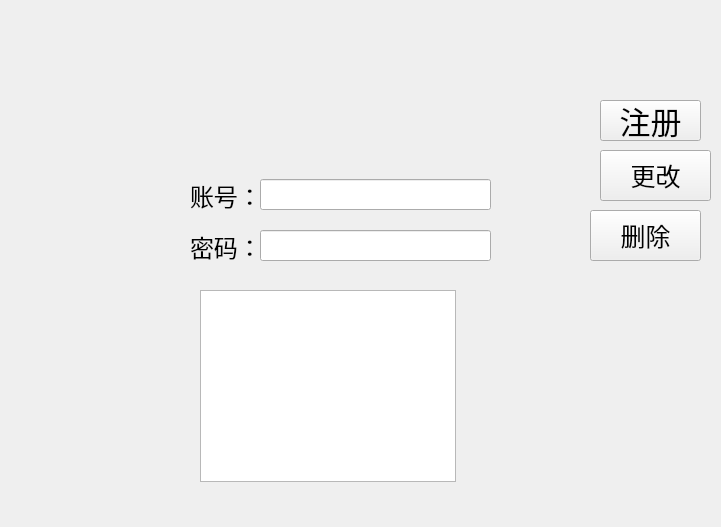
<?xml version="1.0" encoding="UTF-8"?>
<ui version="4.0">
 <class>SqliteLearning</class>
 <widget class="QWidget" name="SqliteLearning">
  <property name="geometry">
   <rect>
    <x>0</x>
    <y>0</y>
    <width>721</width>
    <height>527</height>
   </rect>
  </property>
  <property name="font">
   <font>
    <pointsize>7</pointsize>
   </font>
  </property>
  <property name="windowTitle">
   <string>注册界面</string>
  </property>
  <widget class="QLabel" name="unl">
   <property name="geometry">
    <rect>
     <x>190</x>
     <y>170</y>
     <width>71</width>
     <height>51</height>
    </rect>
   </property>
   <property name="font">
    <font>
     <pointsize>18</pointsize>
    </font>
   </property>
   <property name="text">
    <string>账号：</string>
   </property>
  </widget>
  <widget class="QLineEdit" name="uni">
   <property name="geometry">
    <rect>
     <x>260</x>
     <y>179</y>
     <width>231</width>
     <height>31</height>
    </rect>
   </property>
   <property name="font">
    <font>
     <pointsize>14</pointsize>
    </font>
   </property>
  </widget>
  <widget class="QLineEdit" name="pwi">
   <property name="geometry">
    <rect>
     <x>260</x>
     <y>230</y>
     <width>231</width>
     <height>31</height>
    </rect>
   </property>
   <property name="font">
    <font>
     <pointsize>14</pointsize>
    </font>
   </property>
  </widget>
  <widget class="QLabel" name="pwl">
   <property name="geometry">
    <rect>
     <x>190</x>
     <y>221</y>
     <width>71</width>
     <height>51</height>
    </rect>
   </property>
   <property name="font">
    <font>
     <pointsize>18</pointsize>
    </font>
   </property>
   <property name="text">
    <string>密码：</string>
   </property>
  </widget>
  <widget class="QPushButton" name="pushButton">
   <property name="geometry">
    <rect>
     <x>600</x>
     <y>100</y>
     <width>101</width>
     <height>41</height>
    </rect>
   </property>
   <property name="font">
    <font>
     <pointsize>23</pointsize>
    </font>
   </property>
   <property name="text">
    <string>注册</string>
   </property>
  </widget>
  <widget class="QTableView" name="tableView">
   <property name="geometry">
    <rect>
     <x>200</x>
     <y>290</y>
     <width>256</width>
     <height>192</height>
    </rect>
   </property>
  </widget>
  <widget class="QPushButton" name="pushButton_2">
   <property name="geometry">
    <rect>
     <x>600</x>
     <y>150</y>
     <width>111</width>
     <height>51</height>
    </rect>
   </property>
   <property name="font">
    <font>
     <pointsize>19</pointsize>
    </font>
   </property>
   <property name="text">
    <string>更改</string>
   </property>
  </widget>
  <widget class="QPushButton" name="pushButton_3">
   <property name="geometry">
    <rect>
     <x>590</x>
     <y>210</y>
     <width>111</width>
     <height>51</height>
    </rect>
   </property>
   <property name="font">
    <font>
     <pointsize>19</pointsize>
    </font>
   </property>
   <property name="text">
    <string>删除</string>
   </property>
  </widget>
 </widget>
 <resources/>
 <connections/>
</ui>
